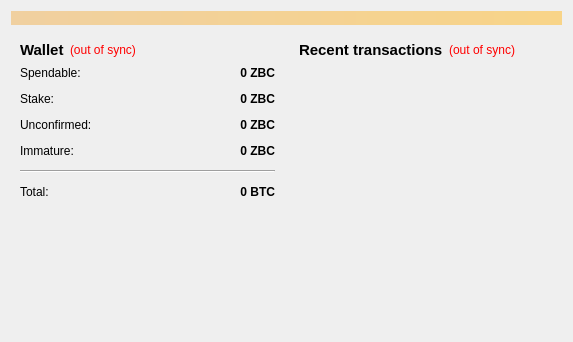
<?xml version="1.0" encoding="UTF-8"?>
<ui version="4.0">
 <class>OverviewPage</class>
 <widget class="QWidget" name="OverviewPage">
  <property name="geometry">
   <rect>
    <x>0</x>
    <y>0</y>
    <width>573</width>
    <height>342</height>
   </rect>
  </property>
  <property name="windowTitle">
   <string>Form</string>
  </property>
  <layout class="QVBoxLayout" name="topLayout">
   <item>
    <widget class="QLabel" name="labelAlerts">
     <property name="visible">
      <bool>false</bool>
     </property>
     <property name="styleSheet">
      <string notr="true">background-color: qlineargradient(x1: 0, y1: 0, x2: 1, y2: 0, stop:0 #F0D0A0, stop:1 #F8D488);  color:#000000
</string>
     </property>
     <property name="wordWrap">
      <bool>true</bool>
     </property>
     <property name="margin">
      <number>3</number>
     </property>
    </widget>
   </item>
   <item>
    <layout class="QHBoxLayout" name="horizontalLayout" stretch="1,1">
     <item>
      <layout class="QVBoxLayout" name="verticalLayout_2">
       <item>
        <widget class="QWidget" name="widget" native="true">
         <layout class="QVBoxLayout" name="verticalLayout_4">
          <item>
           <layout class="QHBoxLayout" name="horizontalLayout_4">
            <item>
             <widget class="QLabel" name="label_5">
              <property name="font">
               <font>
                <pointsize>11</pointsize>
                <weight>75</weight>
                <bold>true</bold>
               </font>
              </property>
              <property name="text">
               <string>Wallet</string>
              </property>
             </widget>
            </item>
            <item>
             <widget class="QLabel" name="labelWalletStatus">
              <property name="toolTip">
               <string>The displayed information may be out of date. Your wallet automatically synchronizes with the Zilbercoin network after a connection is established, but this process has not completed yet.</string>
              </property>
              <property name="styleSheet">
               <string notr="true">QLabel { color: red; }</string>
              </property>
              <property name="text">
               <string notr="true">(out of sync)</string>
              </property>
              <property name="alignment">
               <set>Qt::AlignLeading|Qt::AlignLeft|Qt::AlignVCenter</set>
              </property>
             </widget>
            </item>
            <item>
             <spacer name="horizontalSpacer_2">
              <property name="orientation">
               <enum>Qt::Horizontal</enum>
              </property>
              <property name="sizeHint" stdset="0">
               <size>
                <width>40</width>
                <height>20</height>
               </size>
              </property>
             </spacer>
            </item>
           </layout>
          </item>
          <item>
           <layout class="QFormLayout" name="formLayout_2">
            <property name="fieldGrowthPolicy">
             <enum>QFormLayout::AllNonFixedFieldsGrow</enum>
            </property>
            <property name="horizontalSpacing">
             <number>12</number>
            </property>
            <property name="verticalSpacing">
             <number>12</number>
            </property>
            <item row="0" column="0">
             <widget class="QLabel" name="label">
              <property name="text">
               <string>Spendable:</string>
              </property>
             </widget>
            </item>
            <item row="0" column="1">
             <widget class="QLabel" name="labelBalance">
              <property name="font">
               <font>
                <weight>75</weight>
                <bold>true</bold>
               </font>
              </property>
              <property name="cursor">
               <cursorShape>IBeamCursor</cursorShape>
              </property>
              <property name="toolTip">
               <string>Your current spendable balance</string>
              </property>
              <property name="text">
               <string notr="true">0 ZBC</string>
              </property>
              <property name="alignment">
               <set>Qt::AlignRight|Qt::AlignTrailing|Qt::AlignVCenter</set>
              </property>
              <property name="textInteractionFlags">
               <set>Qt::LinksAccessibleByMouse|Qt::TextSelectableByKeyboard|Qt::TextSelectableByMouse</set>
              </property>
             </widget>
            </item>
            <item row="1" column="0">
             <widget class="QLabel" name="label_6">
              <property name="text">
               <string>Stake:</string>
              </property>
             </widget>
            </item>
            <item row="1" column="1">
             <widget class="QLabel" name="labelStake">
              <property name="font">
               <font>
                <weight>75</weight>
                <bold>true</bold>
               </font>
              </property>
              <property name="cursor">
               <cursorShape>IBeamCursor</cursorShape>
              </property>
              <property name="toolTip">
               <string>Total of coins that was staked, and do not yet count toward the current balance</string>
              </property>
              <property name="text">
               <string notr="true">0 ZBC</string>
              </property>
              <property name="alignment">
               <set>Qt::AlignRight|Qt::AlignTrailing|Qt::AlignVCenter</set>
              </property>
              <property name="textInteractionFlags">
               <set>Qt::LinksAccessibleByMouse|Qt::TextSelectableByKeyboard|Qt::TextSelectableByMouse</set>
              </property>
             </widget>
            </item>
            <item row="2" column="0">
             <widget class="QLabel" name="label_3">
              <property name="text">
               <string>Unconfirmed:</string>
              </property>
             </widget>
            </item>
            <item row="2" column="1">
             <widget class="QLabel" name="labelUnconfirmed">
              <property name="font">
               <font>
                <weight>75</weight>
                <bold>true</bold>
               </font>
              </property>
              <property name="cursor">
               <cursorShape>IBeamCursor</cursorShape>
              </property>
              <property name="toolTip">
               <string>Total of transactions that have yet to be confirmed, and do not yet count toward the current balance</string>
              </property>
              <property name="text">
               <string notr="true">0 ZBC</string>
              </property>
              <property name="alignment">
               <set>Qt::AlignRight|Qt::AlignTrailing|Qt::AlignVCenter</set>
              </property>
              <property name="textInteractionFlags">
               <set>Qt::LinksAccessibleByMouse|Qt::TextSelectableByKeyboard|Qt::TextSelectableByMouse</set>
              </property>
             </widget>
            </item>
            <item row="3" column="0">
             <widget class="QLabel" name="labelImmatureText">
              <property name="text">
               <string>Immature:</string>
              </property>
             </widget>
            </item>
            <item row="3" column="1">
             <widget class="QLabel" name="labelImmature">
              <property name="font">
               <font>
                <weight>75</weight>
                <bold>true</bold>
               </font>
              </property>
              <property name="toolTip">
               <string>Mined balance that has not yet matured</string>
              </property>
              <property name="text">
               <string notr="true">0 ZBC</string>
              </property>
              <property name="alignment">
               <set>Qt::AlignRight|Qt::AlignTrailing|Qt::AlignVCenter</set>
              </property>
              <property name="textInteractionFlags">
               <set>Qt::LinksAccessibleByMouse|Qt::TextSelectableByKeyboard|Qt::TextSelectableByMouse</set>
              </property>
             </widget>
            </item>
            <item row="4" column="0" colspan="2">
             <widget class="Line" name="line">
              <property name="orientation">
               <enum>Qt::Horizontal</enum>
              </property>
             </widget>
            </item>
            <item row="5" column="0">
             <widget class="QLabel" name="labelTotalText">
              <property name="text">
               <string>Total:</string>
              </property>
             </widget>
            </item>
            <item row="5" column="1">
             <widget class="QLabel" name="labelTotal">
              <property name="font">
               <font>
                <weight>75</weight>
                <bold>true</bold>
               </font>
              </property>
              <property name="cursor">
               <cursorShape>IBeamCursor</cursorShape>
              </property>
              <property name="toolTip">
               <string>Your current total balance</string>
              </property>
              <property name="text">
               <string notr="true">0 BTC</string>
              </property>
              <property name="alignment">
               <set>Qt::AlignRight|Qt::AlignTrailing|Qt::AlignVCenter</set>
              </property>
              <property name="textInteractionFlags">
               <set>Qt::LinksAccessibleByMouse|Qt::TextSelectableByKeyboard|Qt::TextSelectableByMouse</set>
              </property>
             </widget>
            </item>
           </layout>
          </item>
         </layout>
        </widget>
       </item>
       <item>
        <spacer name="verticalSpacer">
         <property name="orientation">
          <enum>Qt::Vertical</enum>
         </property>
         <property name="sizeHint" stdset="0">
          <size>
           <width>20</width>
           <height>40</height>
          </size>
         </property>
        </spacer>
       </item>
      </layout>
     </item>
     <item>
      <layout class="QVBoxLayout" name="verticalLayout_3">
       <item>
        <widget class="QWidget" name="widget_2" native="true">
         <layout class="QVBoxLayout" name="verticalLayout">
          <item>
           <layout class="QHBoxLayout" name="horizontalLayout_2">
            <item>
             <widget class="QLabel" name="label_4">
              <property name="font">
               <font>
                <pointsize>11</pointsize>
                <weight>75</weight>
                <bold>true</bold>
               </font>
              </property>
              <property name="text">
               <string>&lt;b&gt;Recent transactions&lt;/b&gt;</string>
              </property>
             </widget>
            </item>
            <item>
             <widget class="QLabel" name="labelTransactionsStatus">
              <property name="toolTip">
               <string>The displayed information may be out of date. Your wallet automatically synchronizes with the Zilbercoin network after a connection is established, but this process has not completed yet.</string>
              </property>
              <property name="styleSheet">
               <string notr="true">QLabel { color: red; }</string>
              </property>
              <property name="text">
               <string notr="true">(out of sync)</string>
              </property>
              <property name="alignment">
               <set>Qt::AlignRight|Qt::AlignTrailing|Qt::AlignVCenter</set>
              </property>
             </widget>
            </item>
            <item>
             <spacer name="horizontalSpacer">
              <property name="orientation">
               <enum>Qt::Horizontal</enum>
              </property>
              <property name="sizeHint" stdset="0">
               <size>
                <width>40</width>
                <height>20</height>
               </size>
              </property>
             </spacer>
            </item>
           </layout>
          </item>
          <item>
           <widget class="QListView" name="listTransactions">
            <property name="styleSheet">
             <string notr="true">QListView { background: transparent; }</string>
            </property>
            <property name="frameShape">
             <enum>QFrame::NoFrame</enum>
            </property>
            <property name="verticalScrollBarPolicy">
             <enum>Qt::ScrollBarAlwaysOff</enum>
            </property>
            <property name="horizontalScrollBarPolicy">
             <enum>Qt::ScrollBarAlwaysOff</enum>
            </property>
            <property name="selectionMode">
             <enum>QAbstractItemView::NoSelection</enum>
            </property>
           </widget>
          </item>
         </layout>
        </widget>
       </item>
      </layout>
     </item>
    </layout>
   </item>
  </layout>
 </widget>
 <resources/>
 <connections/>
</ui>
